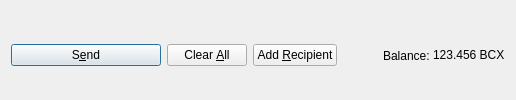
         <widget class="QFrame" name="frame_Send">
          <layout class="QHBoxLayout" name="horizontalLayout">
           <property name="bottomMargin">
            <number>0</number>
           </property>
           <item>
            <widget class="QPushButton" name="sendButton">
             <property name="minimumSize">
              <size>
               <width>150</width>
               <height>0</height>
              </size>
             </property>
             <property name="toolTip">
              <string>Confirm the send action</string>
             </property>
             <property name="text">
              <string>S&amp;end</string>
             </property>
             <property name="icon">
              <iconset resource="../bcx.qrc">
               <normaloff>:/icons/send</normaloff>:/icons/send</iconset>
             </property>
             <property name="autoDefault">
              <bool>false</bool>
             </property>
             <property name="default">
              <bool>true</bool>
             </property>
            </widget>
           </item>
           <item>
            <widget class="QPushButton" name="clearButton">
             <property name="sizePolicy">
              <sizepolicy hsizetype="Minimum" vsizetype="Fixed">
               <horstretch>0</horstretch>
               <verstretch>0</verstretch>
              </sizepolicy>
             </property>
             <property name="toolTip">
              <string>Clear all fields of the form.</string>
             </property>
             <property name="text">
              <string>Clear &amp;All</string>
             </property>
             <property name="icon">
              <iconset resource="../bcx.qrc">
               <normaloff>:/icons/remove</normaloff>:/icons/remove</iconset>
             </property>
             <property name="autoDefault">
              <bool>false</bool>
             </property>
            </widget>
           </item>
           <item>
            <widget class="QPushButton" name="addButton">
             <property name="toolTip">
              <string>Send to multiple recipients at once</string>
             </property>
             <property name="text">
              <string>Add &amp;Recipient</string>
             </property>
             <property name="icon">
              <iconset resource="../bcx.qrc">
               <normaloff>:/icons/add</normaloff>:/icons/add</iconset>
             </property>
             <property name="autoDefault">
              <bool>false</bool>
             </property>
            </widget>
           </item>
           <item>
            <spacer name="horizontalSpacer">
             <property name="orientation">
              <enum>Qt::Horizontal</enum>
             </property>
             <property name="sizeHint" stdset="0">
              <size>
               <width>40</width>
               <height>20</height>
              </size>
             </property>
            </spacer>
           </item>
           <item>
            <layout class="QHBoxLayout" name="horizontalLayout_2">
             <property name="spacing">
              <number>3</number>
             </property>
             <item>
              <widget class="QLabel" name="label">
               <property name="text">
                <string>Balance:</string>
               </property>
              </widget>
             </item>
             <item>
              <widget class="QLabel" name="labelBalance">
               <property name="sizePolicy">
                <sizepolicy hsizetype="Preferred" vsizetype="Fixed">
                 <horstretch>0</horstretch>
                 <verstretch>0</verstretch>
                </sizepolicy>
               </property>
               <property name="cursor">
                <cursorShape>IBeamCursor</cursorShape>
               </property>
               <property name="text">
                <string notr="true">123.456 BCX</string>
               </property>
               <property name="textInteractionFlags">
                <set>Qt::LinksAccessibleByMouse|Qt::TextSelectableByKeyboard|Qt::TextSelectableByMouse</set>
               </property>
              </widget>
             </item>
            </layout>
           </item>
          </layout>
         </widget>
